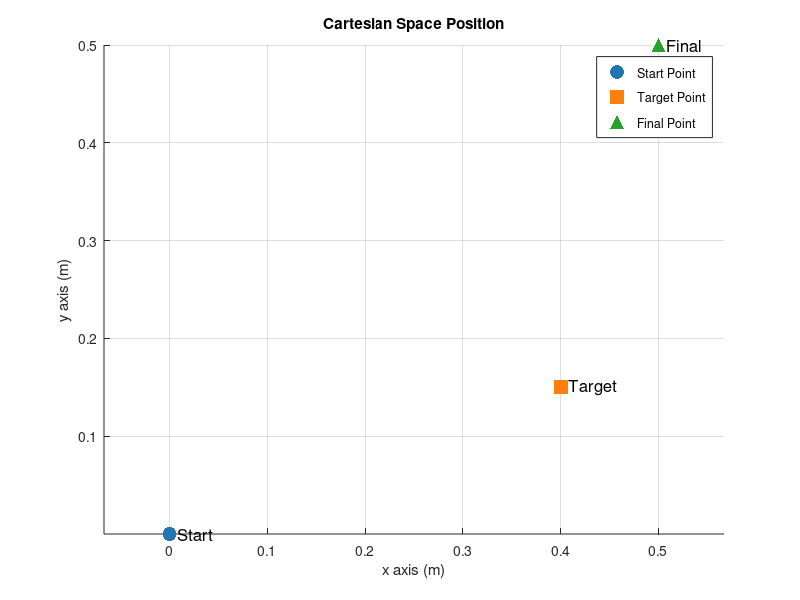

Reproduce this figure in MATLAB.
% Define start, target, and final points
x_start = 0;       
y_start = 0;       

x_target = .4;      
y_target = .15;    

x_final = .5;       
y_final = .5;       

% Define a color palette (RGB)
colors = [0.121, 0.466, 0.705;   % Start: blue
          1.000, 0.498, 0.054;   % Target: orange
          0.172, 0.627, 0.172];  % Final: green

% Plot points with different markers and palette colors
figure;
hold on;

h1 = scatter(x_start, y_start, 100, colors(1,:), 'o', 'filled');   % Start: circle
h2 = scatter(x_target, y_target, 100, colors(2,:), 's', 'filled'); % Target: square
h3 = scatter(x_final, y_final, 100, colors(3,:), '^', 'filled');   % Final: triangle

% Add labels to each point
text(x_start, y_start, '  Start', 'FontSize', 12);
text(x_target, y_target, '  Target', 'FontSize', 12);
text(x_final, y_final, '  Final', 'FontSize', 12);

% Set labels, title, grid, and aspect ratio
xlabel('x axis (m)');
ylabel('y axis (m)');
title('Cartesian Space Position');
grid on;
axis equal;

% Add legend
legend([h1, h2, h3], {'Start Point', 'Target Point', 'Final Point'}, 'Location', 'best');
